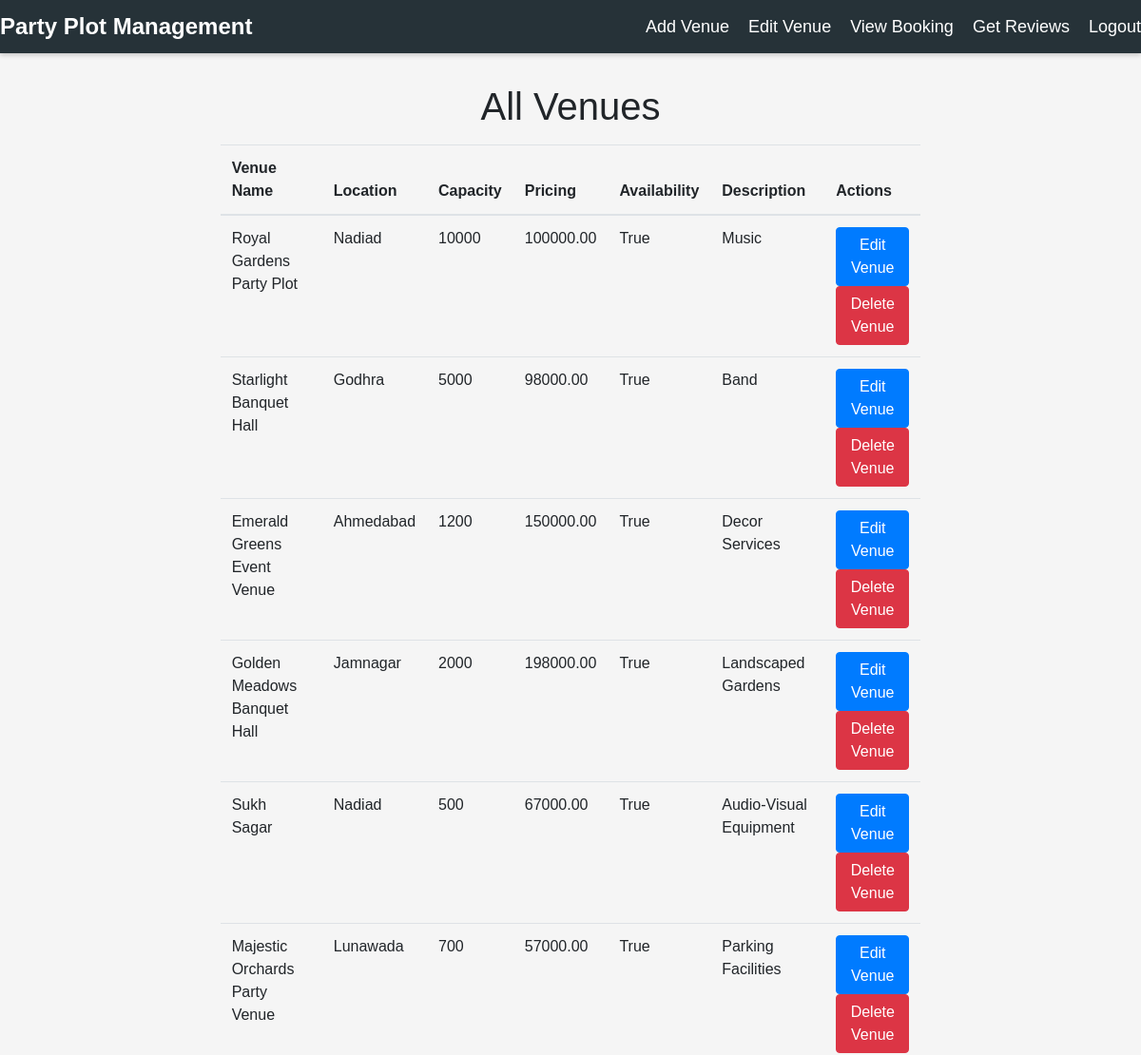
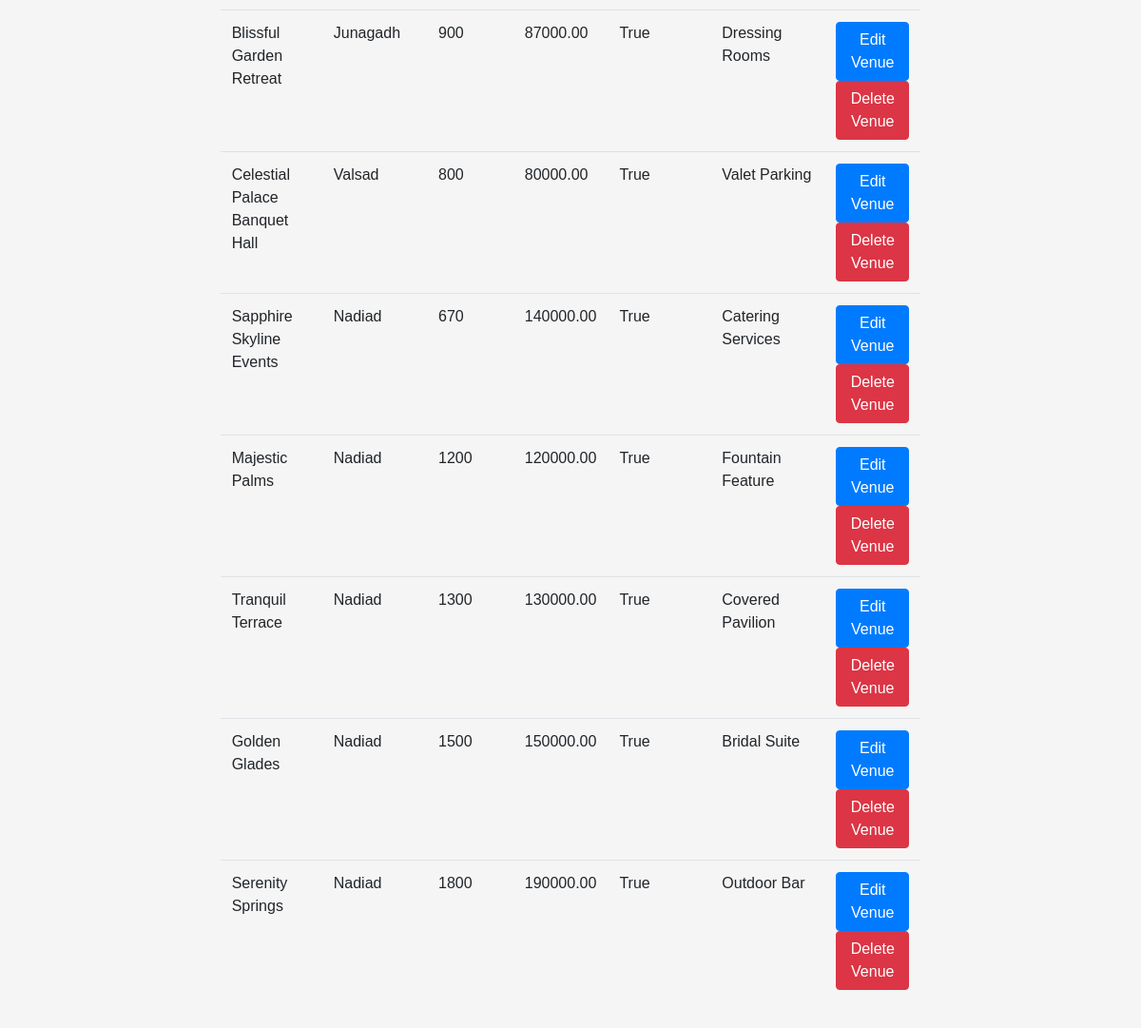
Screenshot of /all-venues/ with the database file from the repository (2 pictures, top to bottom).
### PPMS/models.py (models this page shows)
class Venue(models.Model):
    venue_name = models.CharField(max_length=100,primary_key=True)
    location = models.CharField(max_length=255)
    capacity = models.IntegerField()
    amenities = models.TextField()
    pricing = models.DecimalField(max_digits=10, decimal_places=2)
    availability = models.BooleanField(default=False)
    image = models.ImageField(upload_to='venue_images/', null=True, blank=True)

### PPMS/views.py (the view)
# urls.py: url(r'^all-venues/', views.all_venues, name='all_venues'),
def all_venues(request):
    venues = Venue.objects.all()
    return render(request, 'all_venues.html', {'venues': venues})

### templates/all_venues.html (shortened to what this page needs)
<!DOCTYPE html>
<html lang="en">
<head>
    <link href="https://stackpath.bootstrapcdn.com/bootstrap/4.5.2/css/bootstrap.min.css" rel="stylesheet">
</head>
<body>
    <nav class="navbarr">
        <a class="navbarr-brand" href="{% url 'index1' %}">Party Plot Management</a>
        <ul class="navbarr-nav">
            <li class="navv-item">
                <a class="navv-link" href="/add_venue.html">Add Venue</a>
            </li>
            <li class="navv-item">
                <a class="navv-link" href="/all-venues">Edit Venue</a>
            </li>
            <li class="navv-item">
                <a class="navv-link" href="/view_booking.html">View Booking</a>
            </li>
            <li class="navv-item">
                <a class="navv-link" href="/get_reviews.html">Get Reviews</a>
            </li>
            <li class="navv-item">
                <a class="navv-link" href="{% url 'logout' %}">Logout</a>
        </ul>
    </nav>
<div class="container mt-5">
    <h1 class="text-center">All Venues</h1>
    <div class="row mt-3">
        <div class="col-md-8 offset-md-2">
            <table class="table">
                <thead>
                <tr>
                    <th scope="col">Venue Name</th>
                    <th scope="col">Location</th>
                    <th scope="col">Capacity</th>
                    <th scope="col">Pricing</th>
                    <th scope="col">Availability</th>
                    <th scope="col">Description</th>
                    <th scope="col">Actions</th>
                </tr>
                </thead>
                <tbody>
                {% for venue in venues %}
                <tr>
                    <td>{{ venue.venue_name }}</td>
                    <td>{{ venue.location }}</td>
                    <td>{{ venue.capacity }}</td>
                    <td>{{ venue.pricing }}</td>
                    <td>{{ venue.availability }}</td>
                    <td>{{ venue.amenities }}</td>
                    <td>
                        <form method="post" action="{% url 'edit_venue' %}">
                            <button type="submit" class="btn btn-primary">Edit Venue</button>
                        </form>
                        <form method="post" action="{% url 'delete_venue' %}">
                            <button type="submit" class="btn btn-danger">Delete Venue</button>
                        </form>
                    </td>
                </tr>
                {% endfor %}
                </tbody>
            </table>
        </div>
    </div>
</div>
</body>
</html>

### templates/all_venues.html (style rules this page uses)
body { font-family: Arial, sans-serif; background-color: #f5f5f5; margin: 0; padding: 0; display: flex; flex-direction: column; align-items: center; height: 100vh; }
.navbarr { background-color: #263238; color: #ffffff; padding: 10px 0px; box-shadow: 0 2px 5px rgba(0, 0, 0, 0.2); transition: background-color 0.3s; display: flex; justify-content: space-between; align-items: center; margin-bottom: 20px; width: 100%; position: fixed; top: 0; z-index: 1000; }
.navbarr-brand { font-size: 24px; font-weight: bold; text-decoration: none; color: #ffffff; }
.navbarr-nav { list-style: none; margin: 0; padding: 0; display: flex; flex-grow: 1; justify-content: flex-end; }
.navv-item { margin-left: 20px; }
.navv-link { text-decoration: none; color: #ffffff; font-size: 18px; transition: color 0.3s; }
.container { max-width: 1200px; margin: 0 auto; padding: 40px; }
.btn-primary { background-color: #007bff; color: #fff; }
.btn-danger { background-color: #dc3545; color: #fff; }

### rows the page displays
Venue: venue_name "Royal Gardens Party Plot", location "Nadiad", capacity "10000", pricing "100000.00", availability "True", amenities "Music"
Venue: venue_name "Starlight Banquet Hall", location "Godhra", capacity "5000", pricing "98000.00", availability "True", amenities "Band"
Venue: venue_name "Emerald Greens Event Venue", location "Ahmedabad", capacity "1200", pricing "150000.00", availability "True", amenities "Decor Services"
Venue: venue_name "Golden Meadows Banquet Hall", location "Jamnagar", capacity "2000", pricing "198000.00", availability "True", amenities "Landscaped Gardens"
Venue: venue_name "Sukh Sagar", location "Nadiad", capacity "500", pricing "67000.00", availability "True", amenities "Audio-Visual Equipment"
Venue: venue_name "Majestic Orchards Party Venue", location "Lunawada", capacity "700", pricing "57000.00", availability "True", amenities "Parking Facilities"
Venue: venue_name "Blissful Garden Retreat", location "Junagadh", capacity "900", pricing "87000.00", availability "True", amenities "Dressing Rooms"
Venue: venue_name "Celestial Palace Banquet Hall", location "Valsad", capacity "800", pricing "80000.00", availability "True", amenities "Valet Parking"
Venue: venue_name "Sapphire Skyline Events", location "Nadiad", capacity "670", pricing "140000.00", availability "True", amenities "Catering Services"
Venue: venue_name "Majestic Palms", location "Nadiad", capacity "1200", pricing "120000.00", availability "True", amenities "Fountain Feature"
Venue: venue_name "Tranquil Terrace", location "Nadiad", capacity "1300", pricing "130000.00", availability "True", amenities "Covered Pavilion"
Venue: venue_name "Golden Glades", location "Nadiad", capacity "1500", pricing "150000.00", availability "True", amenities "Bridal Suite"
Venue: venue_name "Serenity Springs", location "Nadiad", capacity "1800", pricing "190000.00", availability "True", amenities "Outdoor Bar"
